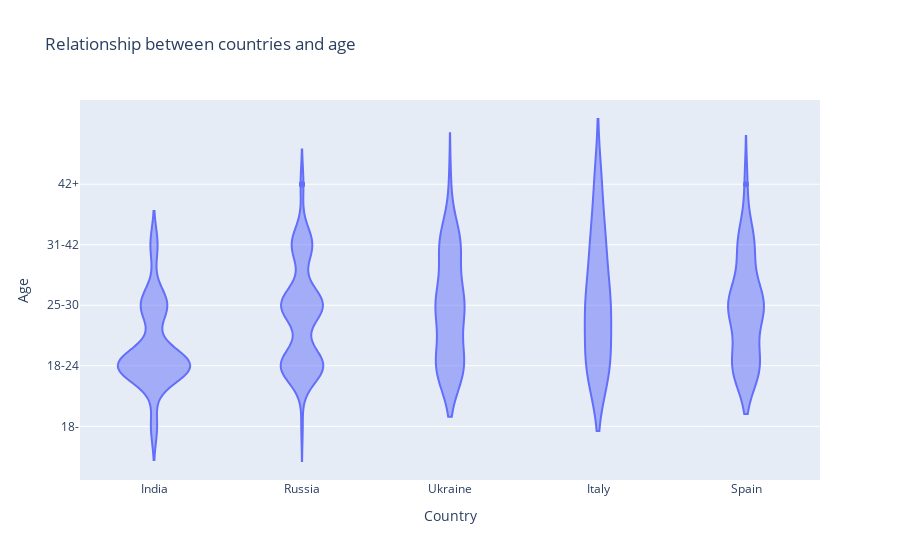

The notebook cell this image was saved under:
### Markdown cell above
<a name="age"></a>
# 04 Age

### Code cell
eda.plot_age()

### Figure 1 — Plotly figure (JSON) as saved in the notebook; plotly's stock layout.template omitted (floating-point values rounded to 4 significant figures; data arrays with more than 128 entries replaced by an {"elided": "..."} marker saying what was removed)
{"data": [{"alignmentgroup": "True", "box": {"visible": false}, "customdata": {"elided": "368x14 mixed values"}, "hoverlabel": {"namelength": 0}, "hovertemplate": "Country=%{customdata[1]}<br>Age=%{customdata[6]}<br>Timestamp=%{customdata[0]}<br>Timezone=%{customdata[2]}<br>Education=%{customdata[3]}<br>Work=%{customdata[4]}<br>Experience=%{customdata[5]}<br>Sat_update=%{customdata[7]}<br>Sat_material=%{customdata[8]}<br>Interests=%{customdata[9]}<br>How_found=%{customdata[10]}<br>Recommend=%{customdata[11]}<br>Why=%{customdata[12]}<br>If you want to reach for the editors and to write something, please use the field below:=%{customdata[13]}", "legendgroup": "", "marker": {"color": "#636efa"}, "name": "", "offsetgroup": "", "orientation": "v", "scalegroup": "True", "showlegend": false, "type": "violin", "x": {"elided": "368 str values"}, "x0": " ", "xaxis": "x", "y": {"elided": "368 str values"}, "y0": " ", "yaxis": "y"}], "layout": {"legend": {"tracegroupgap": 0}, "title": {"text": "Relationship between countries and age"}, "violinmode": "group", "xaxis": {"anchor": "y", "domain": [0, 1], "title": {"text": "Country"}}, "yaxis": {"anchor": "x", "domain": [0, 1], "title": {"text": "Age"}}}}
